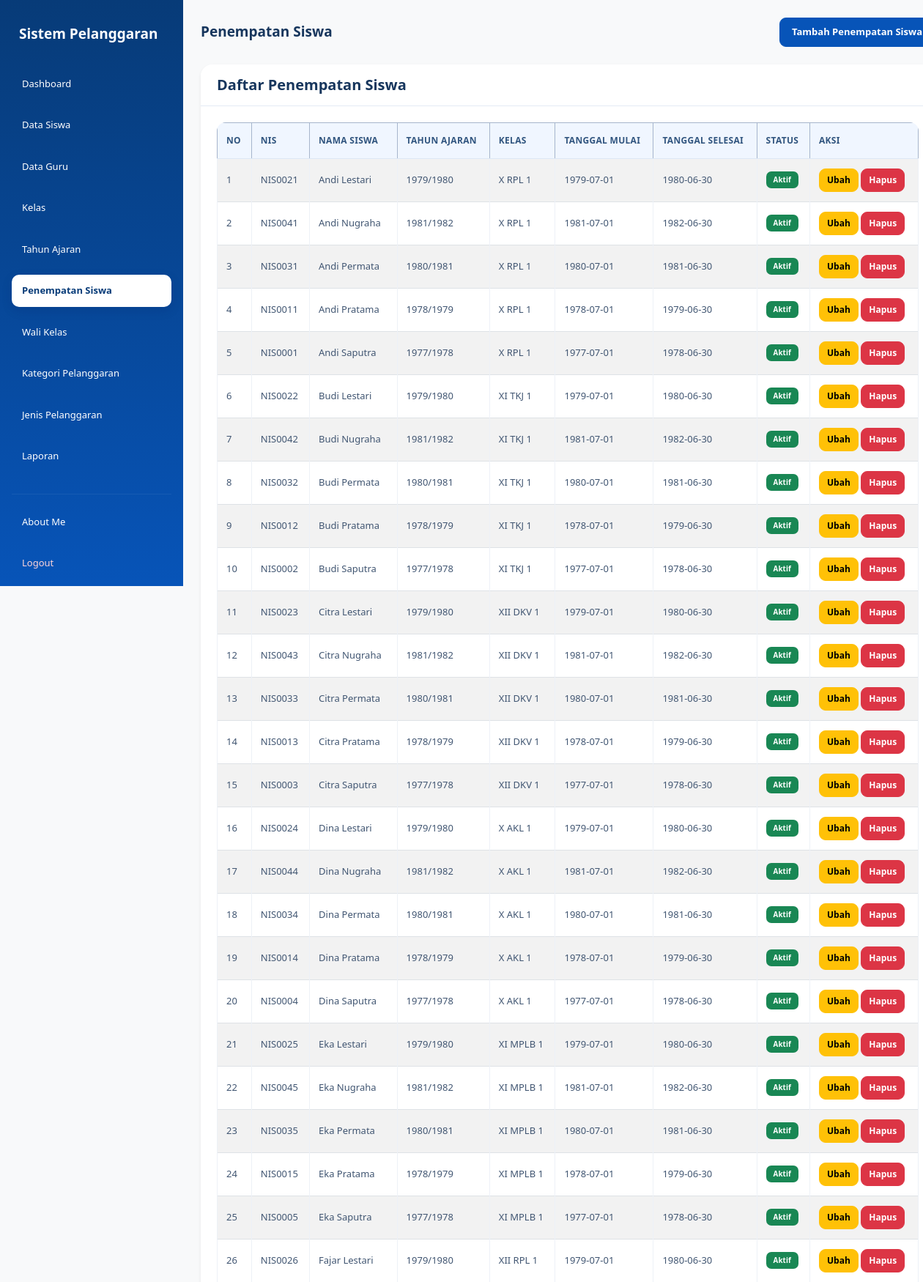
The app's page /penempatan_siswa.php (signed in, upper part) with its own data.
### tables this page shows
CREATE TABLE `t_kelas_siswa` (
  `id` int(11) NOT NULL,
  `siswa_id` int(11) NOT NULL,
  `tahun_ajaran_id` int(11) NOT NULL,
  `kelas_id` int(11) NOT NULL,
  `tanggal_mulai` date NOT NULL,
  `tanggal_selesai` date NOT NULL,
  `status_aktif` tinyint(1) NOT NULL,
  `created_at` timestamp NOT NULL DEFAULT current_timestamp(),
  `updated_at` timestamp NOT NULL DEFAULT current_timestamp()
);

CREATE TABLE `t_siswa` (
  `id` int(11) NOT NULL,
  `nis` varchar(30) NOT NULL,
  `nisn` varchar(20) NOT NULL,
  `nama` varchar(150) NOT NULL,
  `jenis_kelamin` char(1) NOT NULL,
  `tanggal_lahir` date NOT NULL,
  `alamat` text NOT NULL,
  `status_aktif` tinyint(1) NOT NULL,
  `created_at` timestamp NOT NULL DEFAULT current_timestamp(),
  `updated_at` timestamp NOT NULL DEFAULT current_timestamp()
);

CREATE TABLE `t_tahun_ajaran` (
  `id` int(11) NOT NULL,
  `nama` varchar(20) NOT NULL,
  `tanggal_mulai` date NOT NULL,
  `tanggal_selesai` date NOT NULL,
  `status_aktif` tinyint(1) NOT NULL,
  `created_at` timestamp NOT NULL DEFAULT current_timestamp(),
  `updated_at` timestamp NOT NULL DEFAULT current_timestamp()
);

CREATE TABLE `t_kelas` (
  `id` int(11) NOT NULL,
  `nama` varchar(100) NOT NULL,
  `tingkat` varchar(20) NOT NULL,
  `jurusan` varchar(100) NOT NULL,
  `status_aktif` tinyint(1) NOT NULL,
  `created_at` timestamp NOT NULL DEFAULT current_timestamp(),
  `updated_at` timestamp NOT NULL DEFAULT current_timestamp()
);

### penempatan_siswa.php (the view, shortened to what this page needs)
<?php
include "config/koneksi.php";
$role = $_SESSION['role'] ?? '';
$data_edit = null;
?>
<!DOCTYPE html>
<html lang="id">
<head>
    <link
        href="https://cdn.jsdelivr.net/npm/bootstrap@5.3.8/dist/css/bootstrap.min.css"
        rel="stylesheet"
    >
    <link
        href="https://cdn.datatables.net/3.1.4/css/dataTables.dataTables.min.css"
        rel="stylesheet"
    >
    <link rel="stylesheet" href="style.css">
</head>
<body class="bg-light">
<div class="container-fluid">
    <div class="row min-vh-100">
        <div
            class="col-md-3 col-lg-2 min-vh-100 p-3"
            style="background-color: #30318B;"
        >
            <h4 class="text-white mb-4">
                Sistem Pelanggaran
            </h4>
            <ul class="nav nav-pills flex-column">
                <li class="nav-item mb-2">
                    <a href="dashboard.php" class="nav-link text-white">
                        Dashboard
                    </a>
                </li>
                <?php if ($role == 'admin') { ?>
                    <li class="nav-item mb-2">
                        <a href="data_siswa.php" class="nav-link text-white">
                            Data Siswa
                        </a>
                    </li>
                    <li class="nav-item mb-2">
                        <a href="data_guru.php" class="nav-link text-white">
                            Data Guru
                        </a>
                    </li>
                    <li class="nav-item mb-2">
                        <a href="data_kelas.php" class="nav-link text-white">
                            Kelas
                        </a>
                    </li>
                    <li class="nav-item mb-2">
                        <a href="data_tahun_ajaran.php" class="nav-link text-white">
                            Tahun Ajaran
                        </a>
                    </li>
                    <li class="nav-item mb-2">
                        <a
                            href="penempatan_siswa.php"
                            class="nav-link active"
                            aria-current="page"
                        >
                            Penempatan Siswa
                        </a>
                    </li>
                    <li class="nav-item mb-2">
                        <a href="wali_kelas.php" class="nav-link text-white">
                            Wali Kelas
                        </a>
                    </li>
                    <li class="nav-item mb-2">
                        <a href="kategori_pelanggaran.php" class="nav-link text-white">
                            Kategori Pelanggaran
                        </a>
                    </li>
                    <li class="nav-item mb-2">
                        <a href="jenis_pelanggaran.php" class="nav-link text-white">
                            Jenis Pelanggaran
                        </a>
                    </li>
                    <li class="nav-item mb-2">
                        <a href="laporan.php" class="nav-link text-white">
                            Laporan
                        </a>
                    </li>
                <?php } ?>
                <hr class="text-secondary">
                <li class="nav-item mb-2">
                    <a href="about_me.php" class="nav-link text-white">
                        About Me
                    </a>
                </li>
                <li class="nav-item">
                    <a href="logout.php" class="nav-link text-danger">
                        Logout
                    </a>
                </li>
            </ul>
        </div>
        <main class="col-md-9 col-lg-10 p-4" style="min-width: 0;">
            <div class="d-flex justify-content-between
                        align-items-center mb-4">
                <h3 class="fw-bold mb-0">Penempatan Siswa</h3>
                <?php
                if (
                    $role == "admin" &&
                    $data_edit == null &&
                    !isset($_GET['tambah'])
                ) {
                ?>
                    <a
                        href="penempatan_siswa.php?tambah=1"
                        class="btn btn-primary"
                    >
                        Tambah Penempatan Siswa
                    </a>
                <?php } ?>
            </div>
            <div class="card border-0 shadow-sm">
                <div class="card-header bg-white py-3">
                    <h5 class="mb-0">Daftar Penempatan Siswa</h5>
                </div>
                <div class="card-body">
                    <div class="table-responsive">
                        <table id="example"
                               class="table table-bordered table-striped table-hover align-middle mb-0">
                            <thead class="table-primary">
                                <tr>
                                    <th>No</th>
                                    <th>NIS</th>
                                    <th>Nama Siswa</th>
                                    <th>Tahun Ajaran</th>
                                    <th>Kelas</th>
                                    <th>Tanggal Mulai</th>
                                    <th>Tanggal Selesai</th>
                                    <th>Status</th>
                                    <?php if ($role == "admin") { ?>
                                        <th>Aksi</th>
                                    <?php } ?>
                                </tr>
                            </thead>
                            <tbody>
                                <?php
                                $query_data = mysqli_query($koneksi, "
                                    SELECT
                                        t_kelas_siswa.*,
                                        t_siswa.nis,
                                        t_siswa.nama AS nama_siswa,
                                        t_kelas.nama AS nama_kelas,
                                        t_tahun_ajaran.nama AS nama_tahun
                                    FROM t_kelas_siswa
                                    INNER JOIN t_siswa
                                        ON t_kelas_siswa.siswa_id = t_siswa.id
                                    INNER JOIN t_kelas
                                        ON t_kelas_siswa.kelas_id = t_kelas.id
                                    INNER JOIN t_tahun_ajaran
                                        ON t_kelas_siswa.tahun_ajaran_id = t_tahun_ajaran.id
                                    ORDER BY t_siswa.nama ASC
                                ");
                                $no = 1;
                                if ($query_data) {
                                    while ($row = mysqli_fetch_assoc($query_data)) {
                                ?>
                                    <tr>
                                        <td><?php echo $no++; ?></td>
                                        <td>
                                            <?php echo htmlspecialchars($row['nis']); ?>
                                        </td>
                                        <td>
                                            <?php echo htmlspecialchars($row['nama_siswa']); ?>
                                        </td>
                                        <td>
                                            <?php echo htmlspecialchars($row['nama_tahun']); ?>
                                        </td>
                                        <td>
                                            <?php echo htmlspecialchars($row['nama_kelas']); ?>
                                        </td>
                                        <td>
                                            <?php echo htmlspecialchars($row['tanggal_mulai']); ?>
                                        </td>
                                        <td>
                                            <?php echo htmlspecialchars($row['tanggal_selesai']); ?>
                                        </td>
                                        <td>
                                            <?php if ($row['status_aktif'] == 1) { ?>
                                                <span class="badge text-bg-success">
                                                    Aktif
                                                </span>
                                            <?php } else { ?>
                                                <span class="badge text-bg-secondary">
                                                    Tidak Aktif
                                                </span>
                                            <?php } ?>
                                        </td>
                                        <?php if ($role == "admin") { ?>
                                            <td class="text-nowrap">
                                                <a
                                                    href="penempatan_siswa.php?edit=<?php echo (int)$row['id']; ?>"
                                                    class="btn btn-warning btn-sm"
                                                >
                                                    Ubah
                                                </a>
                                                <a
                                                    href="penempatan_siswa.php?hapus=<?php echo (int)$row['id']; ?>"
                                                    class="btn btn-danger btn-sm"
                                                    onclick="return confirm('Yakin ingin menghapus penempatan siswa ini?')"
                                                >
                                                    Hapus
                                                </a>
                                            </td>
                                        <?php } ?>
                                    </tr>
                                <?php
                                    }
                                }
                                ?>
                            </tbody>
                        </table>
                    </div>
                </div>
            </div>
        </main>
    </div>
</div>
</body>
</html>

### style.css (style rules this page uses)
:root { --primary: #0754b8; --primary-dark: #073b78; --primary-light: #eaf3ff; --background: #f5f9ff; --white: #ffffff; --text: #17365d; --muted: #71829a; --border: #e3ebf5; --success: #198754; --danger: #dc3545; --radius: 16px; }
* { box-sizing: border-box; }
body { margin: 0; font-family: "Segoe UI", Arial, sans-serif; background: var(--background); color: var(--text); font-size: 14px; }
h1, h2, h3, h4, h5 { color: var(--text); font-weight: 700; }
a { text-decoration: none; }
aside, .sidebar, .col-lg-2.min-vh-100, .col-md-3.col-lg-2.min-vh-100 { background: linear-gradient( 180deg, #073b78 0%, #0754b8 100% ) !important; }
.col-lg-2.min-vh-100, .col-md-3.col-lg-2.min-vh-100 { padding: 24px 16px !important; }
aside h4, .sidebar h4, .col-lg-2 h4 { color: var(--white); font-size: 19px; font-weight: 750; line-height: 1.5; padding: 8px 10px; }
.nav-pills .nav-link { color: #dceaff; padding: 12px 14px; margin-bottom: 5px; border-radius: 10px; font-size: 13px; font-weight: 500; transition: all 0.2s ease; }
.nav-pills .nav-link.active { color: var(--primary-dark) !important; background: #ffffff !important; font-weight: 700; box-shadow: 0 5px 15px rgba(0, 20, 70, 0.12); }
.nav-pills .nav-link.text-danger { color: #ffd5d9 !important; }
hr { border-color: rgba(255, 255, 255, 0.25); }
main { min-width: 0; padding: 32px !important; }
main h3 { font-size: 19px; }
.container-fluid { padding-left: 0; padding-right: 0; }
.row { margin-right: 0; margin-left: 0; }
.card { border: 1px solid var(--border); border-radius: var(--radius); background: var(--white); box-shadow: 0 5px 22px rgba(22, 63, 115, 0.045); transition: box-shadow 0.2s ease, transform 0.2s ease; }
.card-header { background: #ffffff; border-bottom: 1px solid var(--border); padding: 18px 22px; border-radius: var(--radius) var(--radius) 0 0 !important; font-weight: 700; color: var(--text); }
.card-body { padding: 22px; }
.btn { border-radius: 9px; padding: 9px 16px; font-weight: 600; font-size: 13px; transition: all 0.2s ease; }
.btn-primary { color: #fff; background: var(--primary); border-color: var(--primary); }
.btn-danger { background: var(--danger); border-color: var(--danger); }
.table-responsive { border-radius: 12px; }
.table { margin-bottom: 0; vertical-align: middle; font-size: 13px; }
.table thead th, .table th { background: #f0f6ff; color: #31557f; font-size: 12px; font-weight: 700; text-transform: uppercase; letter-spacing: 0.3px; border-bottom: 1px solid #dce7f5; padding: 15px 12px; white-space: nowrap; }
.table tbody td { color: #415672; padding: 13px 12px; border-color: #edf1f7; }
.table .btn { padding: 6px 10px; font-size: 12px; }
.badge { padding: 7px 10px; border-radius: 7px; font-weight: 600; letter-spacing: 0.1px; }
@media (min-width: 768px) { .col-md-3.col-lg-2.min-vh-100, .col-lg-2.min-vh-100, aside.sidebar { position: fixed !important; top: 0; left: 0; bottom: 0; width: 250px; height: 100vh; overflow-y: auto; z-index: 1000; } }
@media (min-width: 768px) { main { margin-left: 250px; width: calc(100% - 250px); } }

### records on screen
t_kelas_siswa: siswa.nis "NIS0021", siswa.nama "Andi Lestari", tahun_ajaran.nama "1979/1980", kelas.nama "X RPL 1", tanggal_mulai "1979-07-01", tanggal_selesai "1980-06-30", status_aktif "Aktif"
t_kelas_siswa: siswa.nis "NIS0041", siswa.nama "Andi Nugraha", tahun_ajaran.nama "1981/1982", kelas.nama "X RPL 1", tanggal_mulai "1981-07-01", tanggal_selesai "1982-06-30", status_aktif "Aktif"
t_kelas_siswa: siswa.nis "NIS0031", siswa.nama "Andi Permata", tahun_ajaran.nama "1980/1981", kelas.nama "X RPL 1", tanggal_mulai "1980-07-01", tanggal_selesai "1981-06-30", status_aktif "Aktif"
t_kelas_siswa: siswa.nis "NIS0011", siswa.nama "Andi Pratama", tahun_ajaran.nama "1978/1979", kelas.nama "X RPL 1", tanggal_mulai "1978-07-01", tanggal_selesai "1979-06-30", status_aktif "Aktif"
t_kelas_siswa: siswa.nis "NIS0001", siswa.nama "Andi Saputra", tahun_ajaran.nama "1977/1978", kelas.nama "X RPL 1", tanggal_mulai "1977-07-01", tanggal_selesai "1978-06-30", status_aktif "Aktif"
t_kelas_siswa: siswa.nis "NIS0022", siswa.nama "Budi Lestari", tahun_ajaran.nama "1979/1980", kelas.nama "XI TKJ 1", tanggal_mulai "1979-07-01", tanggal_selesai "1980-06-30", status_aktif "Aktif"
t_kelas_siswa: siswa.nis "NIS0042", siswa.nama "Budi Nugraha", tahun_ajaran.nama "1981/1982", kelas.nama "XI TKJ 1", tanggal_mulai "1981-07-01", tanggal_selesai "1982-06-30", status_aktif "Aktif"
t_kelas_siswa: siswa.nis "NIS0032", siswa.nama "Budi Permata", tahun_ajaran.nama "1980/1981", kelas.nama "XI TKJ 1", tanggal_mulai "1980-07-01", tanggal_selesai "1981-06-30", status_aktif "Aktif"
t_kelas_siswa: siswa.nis "NIS0012", siswa.nama "Budi Pratama", tahun_ajaran.nama "1978/1979", kelas.nama "XI TKJ 1", tanggal_mulai "1978-07-01", tanggal_selesai "1979-06-30", status_aktif "Aktif"
t_kelas_siswa: siswa.nis "NIS0002", siswa.nama "Budi Saputra", tahun_ajaran.nama "1977/1978", kelas.nama "XI TKJ 1", tanggal_mulai "1977-07-01", tanggal_selesai "1978-06-30", status_aktif "Aktif"
t_kelas_siswa: siswa.nis "NIS0023", siswa.nama "Citra Lestari", tahun_ajaran.nama "1979/1980", kelas.nama "XII DKV 1", tanggal_mulai "1979-07-01", tanggal_selesai "1980-06-30", status_aktif "Aktif"
t_kelas_siswa: siswa.nis "NIS0043", siswa.nama "Citra Nugraha", tahun_ajaran.nama "1981/1982", kelas.nama "XII DKV 1", tanggal_mulai "1981-07-01", tanggal_selesai "1982-06-30", status_aktif "Aktif"
t_kelas_siswa: siswa.nis "NIS0033", siswa.nama "Citra Permata", tahun_ajaran.nama "1980/1981", kelas.nama "XII DKV 1", tanggal_mulai "1980-07-01", tanggal_selesai "1981-06-30", status_aktif "Aktif"
t_kelas_siswa: siswa.nis "NIS0013", siswa.nama "Citra Pratama", tahun_ajaran.nama "1978/1979", kelas.nama "XII DKV 1", tanggal_mulai "1978-07-01", tanggal_selesai "1979-06-30", status_aktif "Aktif"
t_kelas_siswa: siswa.nis "NIS0003", siswa.nama "Citra Saputra", tahun_ajaran.nama "1977/1978", kelas.nama "XII DKV 1", tanggal_mulai "1977-07-01", tanggal_selesai "1978-06-30", status_aktif "Aktif"
t_kelas_siswa: siswa.nis "NIS0024", siswa.nama "Dina Lestari", tahun_ajaran.nama "1979/1980", kelas.nama "X AKL 1", tanggal_mulai "1979-07-01", tanggal_selesai "1980-06-30", status_aktif "Aktif"
t_kelas_siswa: siswa.nis "NIS0044", siswa.nama "Dina Nugraha", tahun_ajaran.nama "1981/1982", kelas.nama "X AKL 1", tanggal_mulai "1981-07-01", tanggal_selesai "1982-06-30", status_aktif "Aktif"
t_kelas_siswa: siswa.nis "NIS0034", siswa.nama "Dina Permata", tahun_ajaran.nama "1980/1981", kelas.nama "X AKL 1", tanggal_mulai "1980-07-01", tanggal_selesai "1981-06-30", status_aktif "Aktif"
t_kelas_siswa: siswa.nis "NIS0014", siswa.nama "Dina Pratama", tahun_ajaran.nama "1978/1979", kelas.nama "X AKL 1", tanggal_mulai "1978-07-01", tanggal_selesai "1979-06-30", status_aktif "Aktif"
t_kelas_siswa: siswa.nis "NIS0004", siswa.nama "Dina Saputra", tahun_ajaran.nama "1977/1978", kelas.nama "X AKL 1", tanggal_mulai "1977-07-01", tanggal_selesai "1978-06-30", status_aktif "Aktif"
t_kelas_siswa: siswa.nis "NIS0025", siswa.nama "Eka Lestari", tahun_ajaran.nama "1979/1980", kelas.nama "XI MPLB 1", tanggal_mulai "1979-07-01", tanggal_selesai "1980-06-30", status_aktif "Aktif"
t_kelas_siswa: siswa.nis "NIS0045", siswa.nama "Eka Nugraha", tahun_ajaran.nama "1981/1982", kelas.nama "XI MPLB 1", tanggal_mulai "1981-07-01", tanggal_selesai "1982-06-30", status_aktif "Aktif"
t_kelas_siswa: siswa.nis "NIS0035", siswa.nama "Eka Permata", tahun_ajaran.nama "1980/1981", kelas.nama "XI MPLB 1", tanggal_mulai "1980-07-01", tanggal_selesai "1981-06-30", status_aktif "Aktif"
t_kelas_siswa: siswa.nis "NIS0015", siswa.nama "Eka Pratama", tahun_ajaran.nama "1978/1979", kelas.nama "XI MPLB 1", tanggal_mulai "1978-07-01", tanggal_selesai "1979-06-30", status_aktif "Aktif"
t_kelas_siswa: siswa.nis "NIS0005", siswa.nama "Eka Saputra", tahun_ajaran.nama "1977/1978", kelas.nama "XI MPLB 1", tanggal_mulai "1977-07-01", tanggal_selesai "1978-06-30", status_aktif "Aktif"
t_kelas_siswa: siswa.nis "NIS0026", siswa.nama "Fajar Lestari", tahun_ajaran.nama "1979/1980", kelas.nama "XII RPL 1", tanggal_mulai "1979-07-01", tanggal_selesai "1980-06-30", status_aktif "Aktif"
